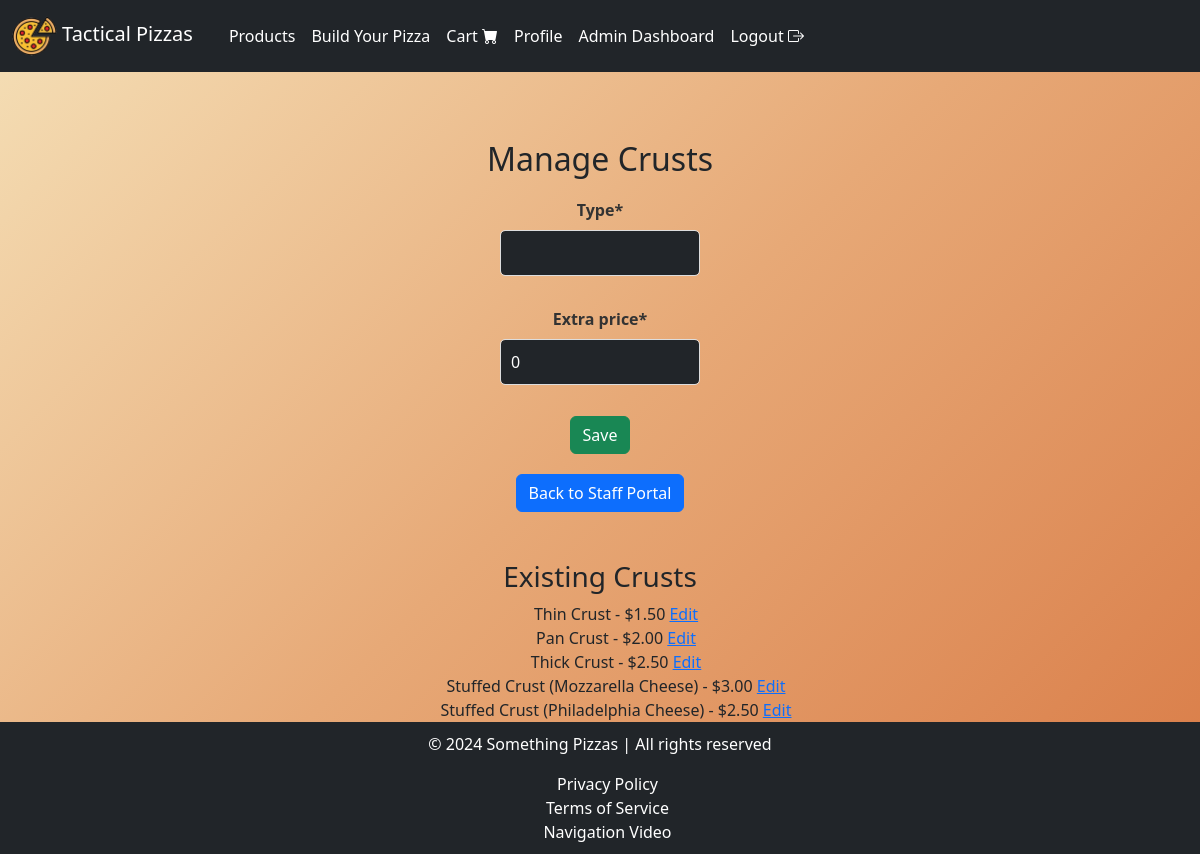
Page /products/staff/manage_crusts/ (signed in) on the committed database.
### products/models.py (models this page shows, shortened)
class Crust(models.Model):
    type = models.CharField(max_length=50)
    crust_id = models.CharField(max_length=10, unique=True, blank=True, editable=False)
    extra_price = models.DecimalField(max_digits=5, decimal_places=2, default=0)

### products/views.py (the view)
# urls.py: path('staff/manage_crusts/', views.manage_crusts, name='manage_crusts'),
@cache_control(no_cache=True, must_revalidate=True, no_store=True)
@user_passes_test(staff_required)
def manage_crusts(request):
    if request.method == "POST":
        form = CrustForm(request.POST)
        if form.is_valid():
            form.save()
            messages.success(request, "Crust saved successfully.")
            return redirect('manage_crusts')
    else:
        form = CrustForm()
    crusts = Crust.objects.all()
    return render(request, 'staff/manage_crusts.html', {
        'form': form,
        'crusts': crusts,
    })

### products/forms.py
class CrustForm(ModelForm):
    class Meta:
        model = Crust
        fields = ['type', 'extra_price']

### products/views.py (called while the page is built)
def staff_required(user):
    return user.is_staff

### products/templates/staff/manage_crusts.html (shortened to what this page needs)
{% extends "layout.html" %}
{% load static %}
{% load crispy_forms_tags %}
{% block navbar %}
    {% include "navbar.html" %}
{% endblock %}
{% block body %}
<div class="container my-5">
    <h2>Manage Crusts</h2>
    <form method="post">
        {{ form|crispy }}
        <button type="submit" class="btn btn-success">Save</button>
    </form>
    <a class="btn btn-primary" href="{% url 'staff_portal' %}">Back to Staff Portal</a>
    <h3 class="mt-5">Existing Crusts</h3>
    <ul>
        {% for crust in crusts %}
        <div>{{ crust.type }} - ${{ crust.extra_price }}
            <a href="{% url 'edit_crust' crust.id %}">Edit</a>
        </div>
        {% endfor %}
    </ul>
</div>
{% endblock %}
{% block footer %}
    {% include "footer.html" %}
{% endblock %}

### static/css/styles.css (style rules this page uses)
body { background: linear-gradient(135deg, #f5e0b7 0%, #e7a977 50%, #d97b46 100%); color: #2c2c2c; margin: 0; padding: 0; font-family: "Poppins", Arial, sans-serif; min-height: 100vh; overflow-x: hidden; background-attachment: fixed; }
.container { padding: 20px; border-radius: 10px; max-width: 600px; margin: 20px auto; position: relative; text-align: center; }
.btn-primary { background-color: #007bff; color: #fff; }
.btn-success { background-color: #28a745; color: #fff; }
form { margin: 20px auto; display: flex; flex-direction: column; align-items: center; justify-content: center; max-width: 200px; }
form .form-control { background-color: #212529; color: #fff; border: 1px solid #ddd; padding: 10px; font-size: 1rem; border-radius: 5px; width: 100%; max-width: 500px; margin-bottom: 15px; }
form label { color: #333; font-weight: bold; margin-bottom: 5px; text-align: center; }
form .form-control::placeholder { color: #bec4c9; }

### rows in the picture
Crust: type "Thin Crust", extra_price "1.50"
Crust: type "Pan Crust", extra_price "2.00"
Crust: type "Thick Crust", extra_price "2.50"
Crust: type "Stuffed Crust (Mozzarella Cheese)", extra_price "3.00"
Crust: type "Stuffed Crust (Philadelphia Cheese)", extra_price "2.50"
